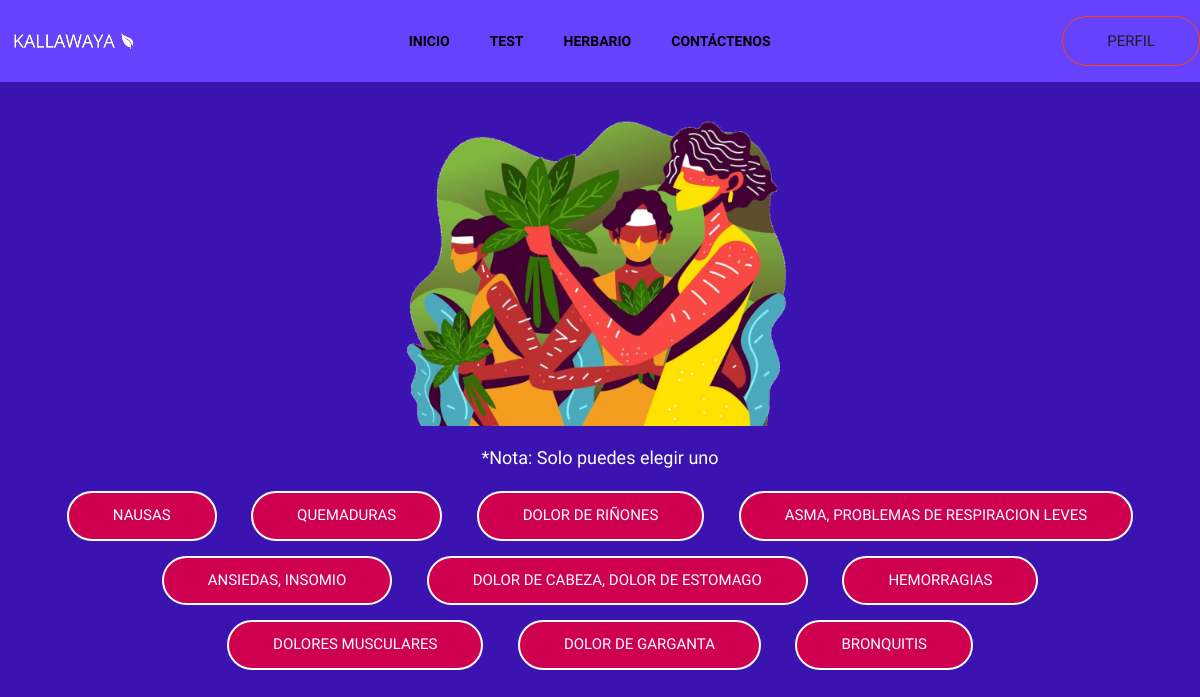
Page /kallawaya/testInit/ on the committed database.
### appkallawaya/models.py (models this page shows, shortened)
class Molestia(models.Model):
    name = models.CharField(max_length=100, default='')
    herb = models.ForeignKey(Plant, on_delete=models.CASCADE)

### appkallawaya/views.py (the view, shortened to what this page needs)
# urls.py: path('testInit/', views.testInit, name='testInit'),
def testInit(request, pk=None):
    if pk == None:
        molestias = Molestia.objects.all()
        return render(request, 'kallawaya/testInit.html', {'molestias': molestias})

### appkallawaya/templates/kallawaya/testInit.html (shortened to what this page needs)
{% extends 'base.html' %}
{% block body %}
{% load static %}
<section class="breadcrumb breadcrumb_bg">
        <div class="container">
            <div class="row">
                <div class="col-lg-12">
                    <div class="breadcrumb_iner text-center">
                        <div class="breadcrumb_iner_item">
                             <br>
                            <br>
                            <br>
                            <br>
                            <img src="{% static 'kallawaya/img/new3.png' %}" width="400px">
                            <br>
                            <br>
                            <h4 style="color: white">*Nota: Solo puedes elegir uno<h4>
                                {% for instance in molestias %}
                            <a href="{% url 'appkallawaya:testInit_picked' pk=instance.id %}" class="btn_2" style="background-color: #cf0050; margin-left: 15px; margin-right: 15px; margin-top: 15px;" > {{ instance.name }} </a>
                                {% endfor %}
                                <br>
                                <br>
                                <br>
                        </div>
                    </div>
                </div>
            </div>
        </div>
    </section>
{% endblock %}

### rows in the picture
Molestia: name "NAUSAS"
Molestia: name "QUEMADURAS"
Molestia: name "DOLOR DE RIÑONES"
Molestia: name "ASMA, PROBLEMAS DE RESPIRACION LEVES"
Molestia: name "ANSIEDAS, INSOMIO"
Molestia: name "DOLOR DE CABEZA, DOLOR DE ESTOMAGO"
Molestia: name "HEMORRAGIAS"
Molestia: name "DOLORES MUSCULARES"
Molestia: name "DOLOR DE GARGANTA"
Molestia: name "BRONQUITIS"
